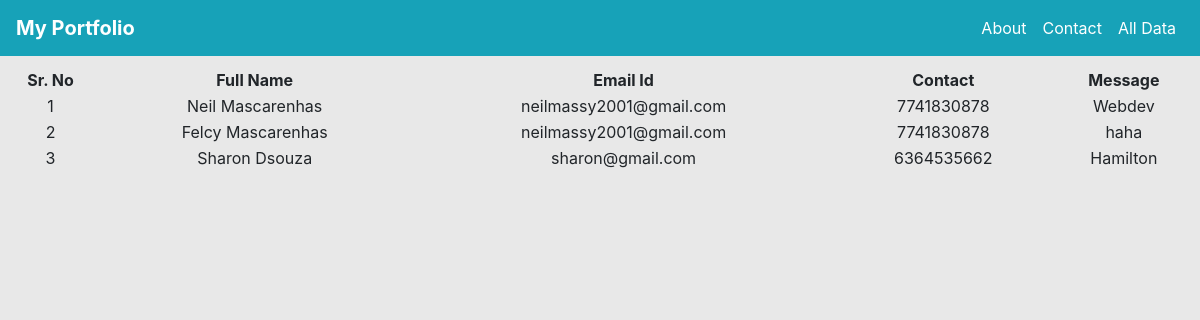
Page /App/all_data on the committed database.
### App/models.py (models this page shows, shortened)
class ContactForm(models.Model):
    full_name = models.CharField(max_length=300,blank=True)
    email_id = models.CharField(max_length=300,blank=True)
    contact_number = models.CharField(max_length=300,blank=True)
    message = models.TextField(max_length=3000,blank=True)
    created_at = models.DateTimeField(auto_now_add=True)
    class Meta:
        verbose_name_plural = "Contact Form Data"
        verbose_name = "Contact Form"

### App/views.py (the view)
# urls.py: path('all_data',views.all_data,name='all_data'),
def all_data(request):
    contact_data = ContactForm.objects.all()
    data = {'contact_data':contact_data}
    return render(request,'App/all_data.html',data)

### App/templates/App/all_data.html (shortened to what this page needs)
{% extends 'App/base.html' %}
{% load static %}
{% block content %}
<h3>All Data</h3>
<div>
    <table id="my_table" class="display" style="width:  100%;text-align: center;">
        <thead>
            <tr>
                <th>Sr. No</th>
                <th>Full Name</th>
                <th>Email Id</th>
                <th>Contact</th>
                <th>Message</th>
            </tr>
        </thead>
        <tbody>
            {% for data in contact_data %}
            <tr>
                <td>{{ forloop.counter }}</td>
                <td>{{ data.full_name }}</td>
                <td>{{ data.email_id }}</td>
                <td>{{ data.contact_number }}</td>
                <td>{{ data.message }}</td>
            </tr>
            {% endfor %}
        </tbody>
    </table>
</div>
{% endblock %}

### App/templates/App/base.html (shortened to what this page needs)
<!DOCTYPE html>
<html>
{% load static %}
<head>
    <link rel="stylesheet" href="https://stackpath.bootstrapcdn.com/bootstrap/4.4.1/css/bootstrap.min.css">
    <link rel='stylesheet' href="https://cdnjs.cloudflare.com/ajax/libs/font-awesome/5.1.0-4/css/all.css">
</head>
<body>
    <div>
        <nav class="navbar navbar-expand-lg navbar-dark bg-info fixed-top">
            <a class="navbar-brand"><b>My Portfolio</b></a>
            <div class="collapse navbar-collapse" id="navbarTogglerDemo02">
                <ul class="navbar-nav ml-auto ">
                    <li class="nav-item ">
                        <a class="nav-link" style="color: #fff" href="{% url 'App:about' %}">About</a>
                    </li>
                    <li class="nav-item ">
                        <a class="nav-link" style="color: #fff" href="{% url 'App:contact' %}">Contact</a>
                    </li>
                    <li class="nav-item ">
                        <a class="nav-link" style="color: #fff" href="{% url 'App:all_data' %}">All Data</a>
                    </li>
                </ul>
            </div>
        </nav>
    </div>
    {% block content %}
    {% endblock %}
</body>
</html>

### App/templates/App/base.html (style rules this page uses)
body { background-color: #E8E8E8; }

### rows in the picture
ContactForm: full_name "Neil Mascarenhas", email_id "neilmassy2001@gmail.com", contact_number "7741830878", message "Webdev"
ContactForm: full_name "Felcy Mascarenhas", email_id "neilmassy2001@gmail.com", contact_number "7741830878", message "haha"
ContactForm: full_name "Sharon Dsouza", email_id "sharon@gmail.com", contact_number "6364535662", message "Hamilton"
